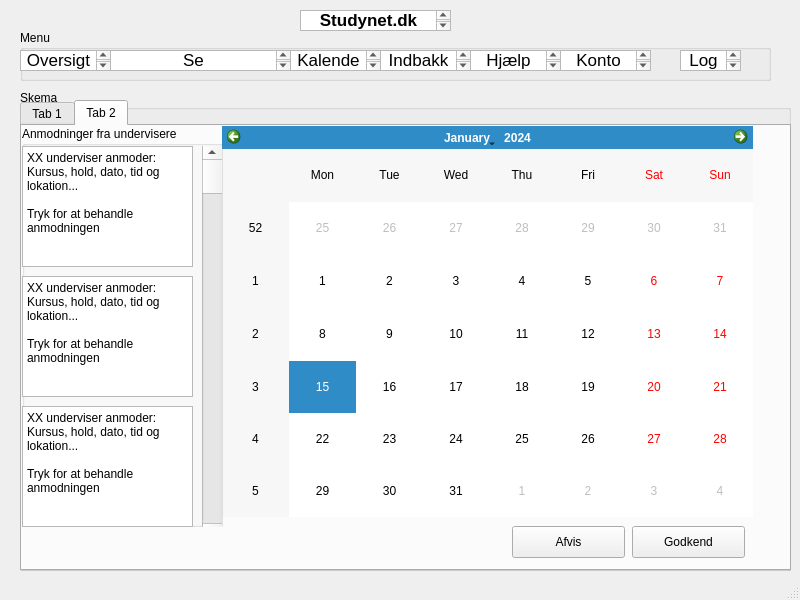
<?xml version="1.0" encoding="UTF-8"?>
<ui version="4.0">
 <class>MainWindow</class>
 <widget class="QMainWindow" name="MainWindow">
  <property name="geometry">
   <rect>
    <x>0</x>
    <y>0</y>
    <width>800</width>
    <height>600</height>
   </rect>
  </property>
  <property name="windowTitle">
   <string>MainWindow</string>
  </property>
  <widget class="QWidget" name="centralwidget">
   <widget class="QGroupBox" name="groupBox">
    <property name="geometry">
     <rect>
      <x>20</x>
      <y>90</y>
      <width>771</width>
      <height>481</height>
     </rect>
    </property>
    <property name="title">
     <string>Skema</string>
    </property>
    <widget class="QTabWidget" name="tabWidget">
     <property name="geometry">
      <rect>
       <x>0</x>
       <y>10</y>
       <width>771</width>
       <height>471</height>
      </rect>
     </property>
     <property name="currentIndex">
      <number>1</number>
     </property>
     <widget class="QWidget" name="tab">
      <attribute name="title">
       <string>Tab 1</string>
      </attribute>
      <widget class="QCalendarWidget" name="calendarWidget">
       <property name="geometry">
        <rect>
         <x>0</x>
         <y>0</y>
         <width>751</width>
         <height>401</height>
        </rect>
       </property>
      </widget>
     </widget>
     <widget class="QWidget" name="tab_2">
      <attribute name="title">
       <string>Tab 2</string>
      </attribute>
      <widget class="QCalendarWidget" name="calendarWidget_2">
       <property name="geometry">
        <rect>
         <x>200</x>
         <y>0</y>
         <width>531</width>
         <height>391</height>
        </rect>
       </property>
      </widget>
      <widget class="QGroupBox" name="groupBox_3">
       <property name="geometry">
        <rect>
         <x>0</x>
         <y>0</y>
         <width>201</width>
         <height>401</height>
        </rect>
       </property>
       <property name="title">
        <string>Anmodninger fra undervisere</string>
       </property>
       <widget class="QPlainTextEdit" name="plainTextEdit">
        <property name="geometry">
         <rect>
          <x>0</x>
          <y>20</y>
          <width>171</width>
          <height>121</height>
         </rect>
        </property>
        <property name="plainText">
         <string>XX underviser anmoder: Kursus, hold, dato, tid og lokation...

Tryk for at behandle anmodningen</string>
        </property>
       </widget>
       <widget class="QPlainTextEdit" name="plainTextEdit_2">
        <property name="geometry">
         <rect>
          <x>0</x>
          <y>150</y>
          <width>171</width>
          <height>121</height>
         </rect>
        </property>
        <property name="plainText">
         <string>XX underviser anmoder: Kursus, hold, dato, tid og lokation...

Tryk for at behandle anmodningen</string>
        </property>
       </widget>
       <widget class="QPlainTextEdit" name="plainTextEdit_3">
        <property name="geometry">
         <rect>
          <x>0</x>
          <y>280</y>
          <width>171</width>
          <height>121</height>
         </rect>
        </property>
        <property name="plainText">
         <string>XX underviser anmoder: Kursus, hold, dato, tid og lokation...

Tryk for at behandle anmodningen</string>
        </property>
       </widget>
       <widget class="QScrollBar" name="verticalScrollBar">
        <property name="geometry">
         <rect>
          <x>180</x>
          <y>20</y>
          <width>20</width>
          <height>391</height>
         </rect>
        </property>
        <property name="orientation">
         <enum>Qt::Vertical</enum>
        </property>
       </widget>
      </widget>
      <widget class="QPushButton" name="pushButton_2">
       <property name="geometry">
        <rect>
         <x>490</x>
         <y>400</y>
         <width>113</width>
         <height>32</height>
        </rect>
       </property>
       <property name="text">
        <string>Afvis</string>
       </property>
      </widget>
      <widget class="QPushButton" name="pushButton_3">
       <property name="geometry">
        <rect>
         <x>610</x>
         <y>400</y>
         <width>113</width>
         <height>32</height>
        </rect>
       </property>
       <property name="text">
        <string>Godkend</string>
       </property>
      </widget>
     </widget>
    </widget>
   </widget>
   <widget class="QGroupBox" name="groupBox_2">
    <property name="geometry">
     <rect>
      <x>20</x>
      <y>30</y>
      <width>751</width>
      <height>51</height>
     </rect>
    </property>
    <property name="title">
     <string>Menu</string>
    </property>
    <widget class="QTextEdit" name="Oversigt">
     <property name="geometry">
      <rect>
       <x>0</x>
       <y>20</y>
       <width>91</width>
       <height>21</height>
      </rect>
     </property>
     <property name="html">
      <string>&lt;!DOCTYPE HTML PUBLIC &quot;-//W3C//DTD HTML 4.0//EN&quot; &quot;http://www.w3.org/TR/REC-html40/strict.dtd&quot;&gt;
&lt;html&gt;&lt;head&gt;&lt;meta name=&quot;qrichtext&quot; content=&quot;1&quot; /&gt;&lt;style type=&quot;text/css&quot;&gt;
p, li { white-space: pre-wrap; }
&lt;/style&gt;&lt;/head&gt;&lt;body style=&quot; font-family:'.AppleSystemUIFont'; font-size:13pt; font-weight:400; font-style:normal;&quot;&gt;
&lt;p align=&quot;center&quot; style=&quot; margin-top:0px; margin-bottom:0px; margin-left:0px; margin-right:0px; -qt-block-indent:0; text-indent:0px;&quot;&gt;Oversigt&lt;/p&gt;&lt;/body&gt;&lt;/html&gt;</string>
     </property>
    </widget>
    <widget class="QTextEdit" name="Fag">
     <property name="geometry">
      <rect>
       <x>90</x>
       <y>20</y>
       <width>181</width>
       <height>21</height>
      </rect>
     </property>
     <property name="html">
      <string>&lt;!DOCTYPE HTML PUBLIC &quot;-//W3C//DTD HTML 4.0//EN&quot; &quot;http://www.w3.org/TR/REC-html40/strict.dtd&quot;&gt;
&lt;html&gt;&lt;head&gt;&lt;meta name=&quot;qrichtext&quot; content=&quot;1&quot; /&gt;&lt;style type=&quot;text/css&quot;&gt;
p, li { white-space: pre-wrap; }
&lt;/style&gt;&lt;/head&gt;&lt;body style=&quot; font-family:'.AppleSystemUIFont'; font-size:13pt; font-weight:400; font-style:normal;&quot;&gt;
&lt;p align=&quot;center&quot; style=&quot; margin-top:0px; margin-bottom:0px; margin-left:0px; margin-right:0px; -qt-block-indent:0; text-indent:0px;&quot;&gt;Se kursusanmodninger&lt;/p&gt;&lt;/body&gt;&lt;/html&gt;</string>
     </property>
    </widget>
    <widget class="QTextEdit" name="Kalender">
     <property name="geometry">
      <rect>
       <x>270</x>
       <y>20</y>
       <width>91</width>
       <height>21</height>
      </rect>
     </property>
     <property name="html">
      <string>&lt;!DOCTYPE HTML PUBLIC &quot;-//W3C//DTD HTML 4.0//EN&quot; &quot;http://www.w3.org/TR/REC-html40/strict.dtd&quot;&gt;
&lt;html&gt;&lt;head&gt;&lt;meta name=&quot;qrichtext&quot; content=&quot;1&quot; /&gt;&lt;style type=&quot;text/css&quot;&gt;
p, li { white-space: pre-wrap; }
&lt;/style&gt;&lt;/head&gt;&lt;body style=&quot; font-family:'.AppleSystemUIFont'; font-size:13pt; font-weight:400; font-style:normal;&quot;&gt;
&lt;p align=&quot;center&quot; style=&quot; margin-top:0px; margin-bottom:0px; margin-left:0px; margin-right:0px; -qt-block-indent:0; text-indent:0px;&quot;&gt;Kalender&lt;/p&gt;&lt;/body&gt;&lt;/html&gt;</string>
     </property>
    </widget>
    <widget class="QTextEdit" name="Indbakke">
     <property name="geometry">
      <rect>
       <x>360</x>
       <y>20</y>
       <width>91</width>
       <height>21</height>
      </rect>
     </property>
     <property name="html">
      <string>&lt;!DOCTYPE HTML PUBLIC &quot;-//W3C//DTD HTML 4.0//EN&quot; &quot;http://www.w3.org/TR/REC-html40/strict.dtd&quot;&gt;
&lt;html&gt;&lt;head&gt;&lt;meta name=&quot;qrichtext&quot; content=&quot;1&quot; /&gt;&lt;style type=&quot;text/css&quot;&gt;
p, li { white-space: pre-wrap; }
&lt;/style&gt;&lt;/head&gt;&lt;body style=&quot; font-family:'.AppleSystemUIFont'; font-size:13pt; font-weight:400; font-style:normal;&quot;&gt;
&lt;p align=&quot;center&quot; style=&quot; margin-top:0px; margin-bottom:0px; margin-left:0px; margin-right:0px; -qt-block-indent:0; text-indent:0px;&quot;&gt;Indbakke&lt;/p&gt;&lt;/body&gt;&lt;/html&gt;</string>
     </property>
    </widget>
    <widget class="QTextEdit" name="Hjaelp">
     <property name="geometry">
      <rect>
       <x>450</x>
       <y>20</y>
       <width>91</width>
       <height>21</height>
      </rect>
     </property>
     <property name="html">
      <string>&lt;!DOCTYPE HTML PUBLIC &quot;-//W3C//DTD HTML 4.0//EN&quot; &quot;http://www.w3.org/TR/REC-html40/strict.dtd&quot;&gt;
&lt;html&gt;&lt;head&gt;&lt;meta name=&quot;qrichtext&quot; content=&quot;1&quot; /&gt;&lt;style type=&quot;text/css&quot;&gt;
p, li { white-space: pre-wrap; }
&lt;/style&gt;&lt;/head&gt;&lt;body style=&quot; font-family:'.AppleSystemUIFont'; font-size:13pt; font-weight:400; font-style:normal;&quot;&gt;
&lt;p align=&quot;center&quot; style=&quot; margin-top:0px; margin-bottom:0px; margin-left:0px; margin-right:0px; -qt-block-indent:0; text-indent:0px;&quot;&gt;Hjælp&lt;/p&gt;&lt;/body&gt;&lt;/html&gt;</string>
     </property>
    </widget>
    <widget class="QTextEdit" name="Konto">
     <property name="geometry">
      <rect>
       <x>540</x>
       <y>20</y>
       <width>91</width>
       <height>21</height>
      </rect>
     </property>
     <property name="html">
      <string>&lt;!DOCTYPE HTML PUBLIC &quot;-//W3C//DTD HTML 4.0//EN&quot; &quot;http://www.w3.org/TR/REC-html40/strict.dtd&quot;&gt;
&lt;html&gt;&lt;head&gt;&lt;meta name=&quot;qrichtext&quot; content=&quot;1&quot; /&gt;&lt;style type=&quot;text/css&quot;&gt;
p, li { white-space: pre-wrap; }
&lt;/style&gt;&lt;/head&gt;&lt;body style=&quot; font-family:'.AppleSystemUIFont'; font-size:13pt; font-weight:400; font-style:normal;&quot;&gt;
&lt;p align=&quot;center&quot; style=&quot; margin-top:0px; margin-bottom:0px; margin-left:0px; margin-right:0px; -qt-block-indent:0; text-indent:0px;&quot;&gt;Konto&lt;/p&gt;&lt;/body&gt;&lt;/html&gt;</string>
     </property>
    </widget>
    <widget class="QTextEdit" name="Logud">
     <property name="geometry">
      <rect>
       <x>660</x>
       <y>20</y>
       <width>61</width>
       <height>21</height>
      </rect>
     </property>
     <property name="html">
      <string>&lt;!DOCTYPE HTML PUBLIC &quot;-//W3C//DTD HTML 4.0//EN&quot; &quot;http://www.w3.org/TR/REC-html40/strict.dtd&quot;&gt;
&lt;html&gt;&lt;head&gt;&lt;meta name=&quot;qrichtext&quot; content=&quot;1&quot; /&gt;&lt;style type=&quot;text/css&quot;&gt;
p, li { white-space: pre-wrap; }
&lt;/style&gt;&lt;/head&gt;&lt;body style=&quot; font-family:'.AppleSystemUIFont'; font-size:13pt; font-weight:400; font-style:normal;&quot;&gt;
&lt;p align=&quot;center&quot; style=&quot; margin-top:0px; margin-bottom:0px; margin-left:0px; margin-right:0px; -qt-block-indent:0; text-indent:0px;&quot;&gt;Log ud&lt;/p&gt;&lt;/body&gt;&lt;/html&gt;</string>
     </property>
    </widget>
   </widget>
   <widget class="QTextEdit" name="MainSite">
    <property name="geometry">
     <rect>
      <x>300</x>
      <y>10</y>
      <width>151</width>
      <height>21</height>
     </rect>
    </property>
    <property name="html">
     <string>&lt;!DOCTYPE HTML PUBLIC &quot;-//W3C//DTD HTML 4.0//EN&quot; &quot;http://www.w3.org/TR/REC-html40/strict.dtd&quot;&gt;
&lt;html&gt;&lt;head&gt;&lt;meta name=&quot;qrichtext&quot; content=&quot;1&quot; /&gt;&lt;style type=&quot;text/css&quot;&gt;
p, li { white-space: pre-wrap; }
&lt;/style&gt;&lt;/head&gt;&lt;body style=&quot; font-family:'.AppleSystemUIFont'; font-size:13pt; font-weight:400; font-style:normal;&quot;&gt;
&lt;p align=&quot;center&quot; style=&quot; margin-top:0px; margin-bottom:0px; margin-left:0px; margin-right:0px; -qt-block-indent:0; text-indent:0px;&quot;&gt;&lt;span style=&quot; font-weight:600;&quot;&gt;Studynet.dk&lt;/span&gt;&lt;/p&gt;&lt;/body&gt;&lt;/html&gt;</string>
    </property>
   </widget>
  </widget>
  <widget class="QStatusBar" name="statusbar"/>
 </widget>
 <resources/>
 <connections/>
</ui>
